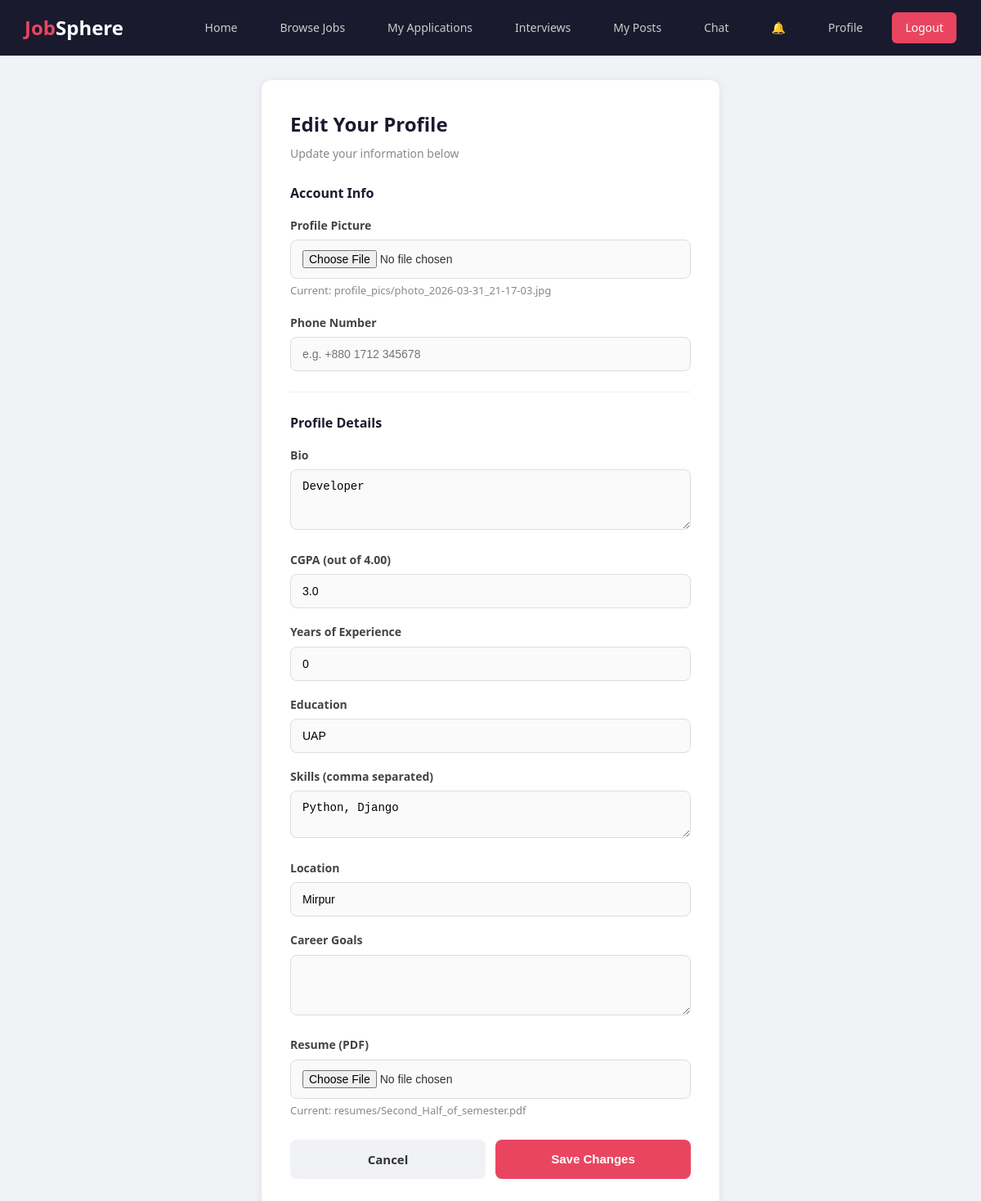
/users/profile/seeker/edit/ (signed in), run on an earlier commit of the app's database.
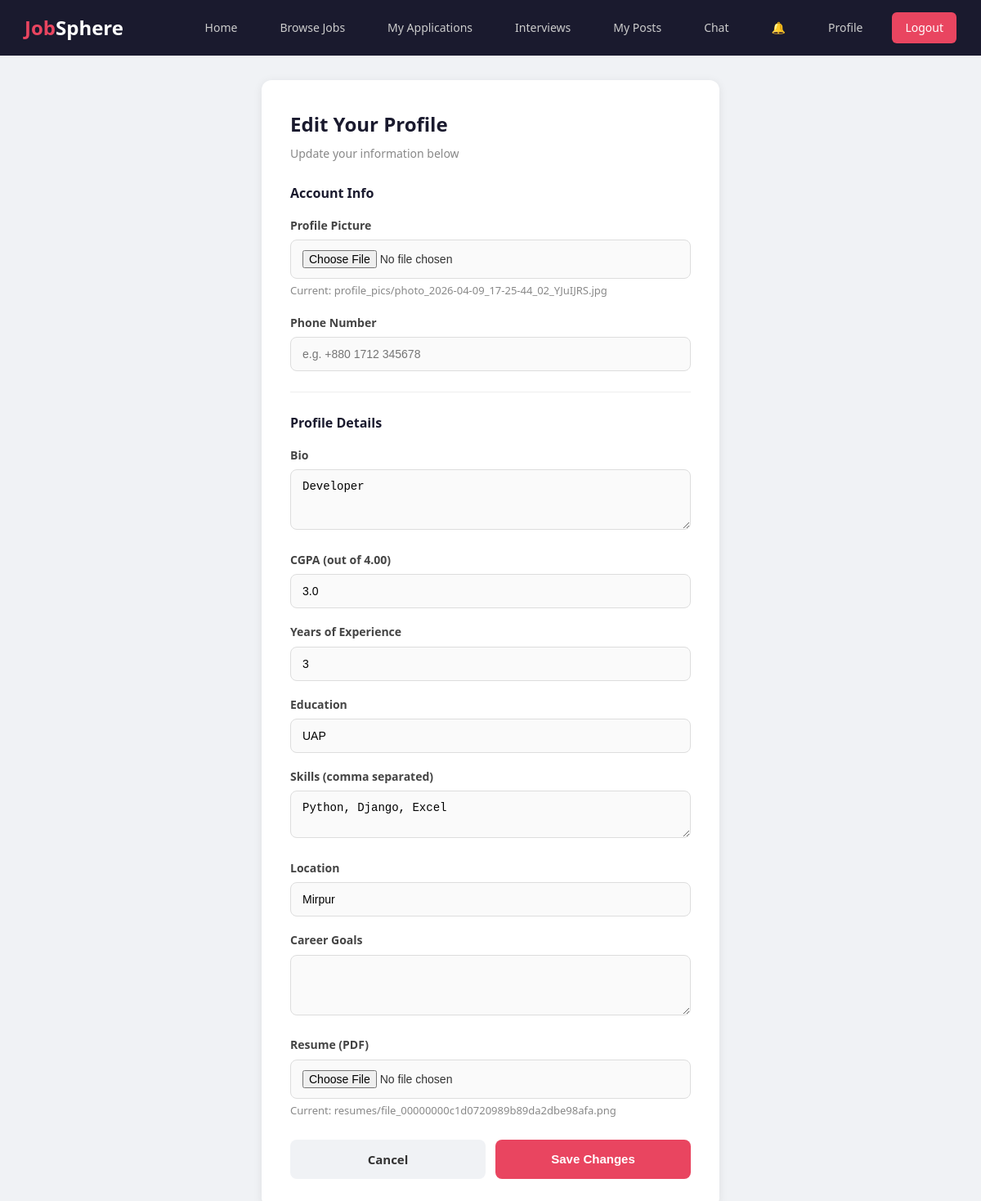
And on a later commit of the database.
### users/models.py (models this page shows, shortened)
class User(AbstractBaseUser):
    USER_TYPE_CHOICES = [
        ('seeker', 'Job Seeker'),
        ('recruiter', 'Recruiter'),
        ('admin', 'Admin'),
    ]
    email = models.EmailField(unique=True)
    name = models.CharField(max_length=100)
    user_type = models.CharField(max_length=10, choices=USER_TYPE_CHOICES)
    phone_num = models.CharField(max_length=20, blank=True, null=True)
    profile_pic = models.ImageField(upload_to='profile_pics/', blank=True, null=True)
    is_active = models.BooleanField(default=True)
    is_admin = models.BooleanField(default=False)
    is_staff = models.BooleanField(default=False)
    is_superuser = models.BooleanField(default=False)
    objects = UserManager()
    USERNAME_FIELD = 'email'
    REQUIRED_FIELDS = ['name']

class JobSeeker(models.Model):
    user = models.OneToOneField(User, on_delete=models.CASCADE, related_name='seeker_profile')
    bio = models.TextField(blank=True, null=True)
    cgpa = models.FloatField(blank=True, null=True)
    experience_years = models.IntegerField(default=0)
    education = models.CharField(max_length=200, blank=True, null=True)
    career_goals = models.TextField(blank=True, null=True)
    resume = models.FileField(upload_to='resumes/', blank=True, null=True)
    location = models.CharField(max_length=200, blank=True, null=True)
    skills_text = models.TextField(blank=True, null=True)

### users/views.py (the view)
# urls.py: path('profile/seeker/edit/', views.seeker_profile_edit_view, name='seeker_profile_edit'),
def seeker_profile_edit_view(request):
    if not request.user.is_authenticated:
        return redirect('login')
    try:
        seeker = JobSeeker.objects.get(user=request.user)
    except JobSeeker.DoesNotExist:
        return redirect('seeker_onboarding')
    if request.method == 'POST':
        user_form = UserProfilePicForm(request.POST, request.FILES, instance=request.user)
        seeker_form = SeekerProfileEditForm(request.POST, request.FILES, instance=seeker)
        if user_form.is_valid() and seeker_form.is_valid():
            user_form.save()
            seeker_form.save()
            messages.success(request, 'Profile updated successfully!')
            return redirect('seeker_profile')
    else:
        user_form = UserProfilePicForm(instance=request.user)
        seeker_form = SeekerProfileEditForm(instance=seeker)
    return render(request, 'users/seeker_profile_edit.html', {
        'user_form': user_form,
        'seeker_form': seeker_form,
        'seeker': seeker
    })

### users/forms.py
class UserProfilePicForm(forms.ModelForm):
    class Meta:
        model = User
        fields = ['profile_pic', 'phone_num']
        widgets = {
            'profile_pic': forms.FileInput(attrs={
                'class': 'form-input'
            }),
            'phone_num': forms.TextInput(attrs={
                'class': 'form-input',
                'placeholder': 'e.g. +880 1712 345678'
            }),
        }

### updates/context_processors.py (called while the page is built)
def unread_notifications(request):
    if request.user.is_authenticated:
        count = Notification.objects.filter(user=request.user, is_read=False).count()
        return {'unread_notif_count': count}
    return {'unread_notif_count': 0}

### templates/users/seeker_profile_edit.html (shortened to what this page needs)
{% extends 'base.html' %}
{% block content %}
<div class="edit-container">
    <div class="edit-card">
        <h2>Edit Your Profile</h2>
        <p class="subtitle">Update your information below</p>
        <form method="POST" enctype="multipart/form-data">
            <div class="section-label">Account Info</div>
            <div class="form-group">
                <label>Profile Picture</label>
                {{ user_form.profile_pic }}
                {% if request.user.profile_pic %}
                    <div class="current-file">Current: {{ request.user.profile_pic.name }}</div>
                {% endif %}
            </div>
            <div class="form-group">
                <label>Phone Number</label>
                {{ user_form.phone_num }}
            </div>
            <hr class="section-divider">
            <div class="section-label">Profile Details</div>
            <div class="form-group">
                <label>Bio</label>
                {{ seeker_form.bio }}
            </div>
            <div class="form-group">
                <label>CGPA (out of 4.00)</label>
                {{ seeker_form.cgpa }}
            </div>
            <div class="form-group">
                <label>Years of Experience</label>
                {{ seeker_form.experience_years }}
            </div>
            <div class="form-group">
                <label>Education</label>
                {{ seeker_form.education }}
            </div>
            <div class="form-group">
                <label>Skills (comma separated)</label>
                {{ seeker_form.skills_text }}
            </div>
            <div class="form-group">
                <label>Location</label>
                {{ seeker_form.location }}
            </div>
            <div class="form-group">
                <label>Career Goals</label>
                {{ seeker_form.career_goals }}
            </div>
            <div class="form-group">
                <label>Resume (PDF)</label>
                {{ seeker_form.resume }}
                {% if seeker.resume %}
                    <div class="current-file">Current: {{ seeker.resume.name }}</div>
                {% endif %}
            </div>
            <div class="btn-row">
                <a href="{% url 'seeker_profile' %}" class="btn btn-cancel">Cancel</a>
                <button type="submit" class="btn btn-primary">Save Changes</button>
            </div>
        </form>
    </div>
</div>
{% endblock %}

What changed in the data, as far as the page shows it:
changed User: user.profile_pic.name "profile_pics/photo_2026-03-31_21-17-03.jpg" → "profile_pics/photo_2026-04-09_17-25-44_02_YJuIJRS.jpg"
changed JobSeeker "Developer": experience_years "0" → "3"; skills_text "Python, Django" → "Python, Django, Excel"; resume.name "resumes/Second_Half_of_semester.pdf" → "resumes/file_00000000c1d0720989b89da2dbe98afa.png"
